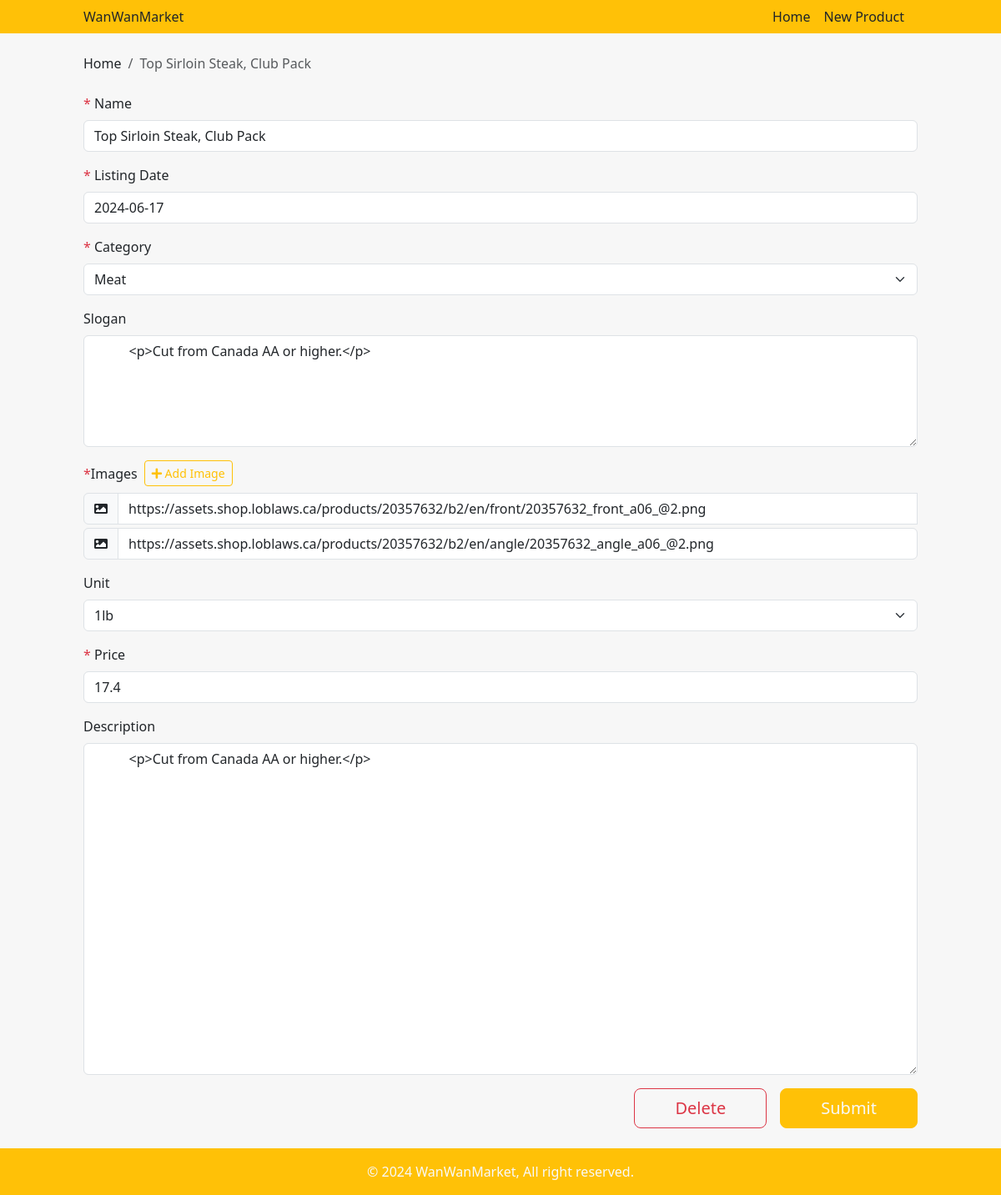
The page /edit.php?id=7 on the database its author committed.
### tables this page shows
CREATE TABLE `products` (
  `id` int(11) NOT NULL,
  `catId` int(11) NOT NULL,
  `name` varchar(150) NOT NULL,
  `images` json NOT NULL,
  `slogan` text,
  `description` text,
  `price` float NOT NULL,
  `unit` enum('1lb','100g','ea') NOT NULL,
  `listingDate` date NOT NULL
);

CREATE TABLE `categories` (
  `id` int(11) NOT NULL,
  `name` varchar(100) NOT NULL
);

### edit.php (the view, shortened to what this page needs)
<?php
require_once('./mysql.php');
$productId = intval($_GET['id']);
$query = 'SELECT c.id AS catId, c.name AS category, p.* FROM products p JOIN categories c ON p.catId = c.id WHERE p.id = ' . $productId;
$result = mysqli_query($connect, $query);
$product = mysqli_fetch_assoc($result);
$query_cat = 'SELECT * FROM categories';
$result_cat = mysqli_query($connect, $query_cat);
?>
<!DOCTYPE html>
<html lang="en">
<head>
  <script src="https://cdn.tailwindcss.com"></script>
  <link rel="stylesheet" type="text/css" href="https://cdn.jsdelivr.net/npm/bootstrap@5.3.3/dist/css/bootstrap.min.css">
  <link rel="stylesheet" type="text/css" href="https://cdnjs.cloudflare.com/ajax/libs/font-awesome/5.15.4/css/all.min.css">
  <link rel="stylesheet" type="text/css" href="./css/styles.css">
</head>
<body>
  <?php include_once('./layout/header.php') ?>
  <main class="container my-4">
    <nav aria-label="breadcrumb">
      <ol class="breadcrumb my-4 flex">
        <li class="breadcrumb-item">
          <a href="./" title="Home">Home</a>
        </li>
        <li class="breadcrumb-item text-capitalize active flex-1 truncate" aria-current="page">
          <?php echo $product['name'] ?>
        </li>
      </ol>
    </nav>
    <form method="post" action="edit.php?id=<?php echo $product['id'] ?>" class="needs-validation" noValidate>
      <div class="mb-3">
        <label for="name" class="form-label required">Name</label>
        <input type="text" class="form-control" id="name" name="name" value="<?php echo ($product['name']) ?>" placeholder="Please enter the product name" required>
      </div>
      <div class="mb-3">
        <label for="listingDate" class="form-label required">Listing Date</label>
        <input class="form-control" id="listingDate" onfocus="(this.type='date')" onblur="(this.type='text')" name="listingDate" placeholder="Please select the product listing date" value="<?php echo $product['listingDate'] ?>" required>
      </div>
      <div class="mb-3">
        <label for="category" class="form-label required">Category</label>
        <select name="category" class="form-select" id="category">
          <?php foreach ($result_cat as $cat) : ?>
            <option <?php echo $product['catId'] === $cat['id'] ? 'selected' : '' ?> value="<?php echo $cat['id'] ?>"><?php echo $cat['name'] ?></option>
          <?php endforeach; ?>
        </select>
      </div>
      <div class="mb-3">
        <label for="slogan" class="form-label">Slogan</label>
        <textarea class="form-control" id="slogan" name="slogan" rows="5" placeholder="Please enter the product slogan">
          <?php echo $product['slogan'] ?>
        </textarea>
      </div>
      <div class="mb-3">
        <label for="images0" class="form-label required flex align-items-center">
          Images
          <span id="image-add" class="ms-2 btn btn-outline-warning btn-sm">
            <i class="fas fa-plus"></i> Add Image
          </span>
        </label>
        <?php $images = json_decode($product['images']); ?>
        <?php for ($i = 0; $i < count($images); $i++) : ?>
          <div class="input-group mb-1">
            <span class="input-group-text">
              <i class="fas fa-image"></i>
            </span>
            <input type="url" class="form-control" id="images<?php echo $i ?>" name="images[]" value="<?php echo $images[$i] ?>" placeholder="Please enter the product image url" <?php echo $i === 0 ? 'required' : '' ?>>
          </div>
        <?php endfor; ?>
      </div>
      <div class="mb-3">
        <label for="unit" class="form-label">Unit</label>
        <select name="unit" class="form-select" id="unit">
          <option <?php echo $product['unit'] === '1lb' ? 'selected' : '' ?> value="1lb">1lb</option>
        </select>
      </div>
      <div class="mb-3">
        <label for="price" class="form-label required">Price</label>
        <input type="number" min="0" step="0.0001" class="form-control" name="price" id="price" value="<?php echo $product['price'] ?>" placeholder="Please enter the product price" required>
      </div>
      <div class="mb-3">
        <label for="description" class="form-label">Description</label>
        <textarea class="form-control" id="description" rows="16" name="description" placeholder="Please enter the product description">
          <?php echo $product['description'] ?>
        </textarea>
      </div>
      <div class="flex justify-content-end">
        <button data-pid="<?php echo $product['id'] ?>" id="product-delete" type="button" class="btn btn-lg btn-outline-danger mr-4 px-5">Delete</button>
        <button type="submit" class="btn btn-lg btn-primary px-5 btn-warning text-light">Submit</button>
      </div>
    </form>
  </main>
  <?php include_once('./layout/footer.php') ?>
</body>
</html>

### css/styles.css (style rules this page uses)
:root { --light: 255, 255, 255; --light-gray: 247, 247, 247; }
body { background-color: rgb(var(--light-gray)); }
.form-label.required:before { content: '* '; color: rgb(var(--bs-danger-rgb)); }
main { min-height: calc(100vh - 56px - 40px - 1.5rem - 1.5rem); }

### rows shown on the page
products: name "Top Sirloin Steak, Club Pack", listingDate "2024-06-17", category "Meat", slogan "<p>Cut from Canada AA or higher.</p>", images "https://assets.shop.loblaws.ca/products/20357632/b2/en/front/20357632_front_a06_@2.png", images "https://assets.shop.loblaws.ca/products/20357632/b2/en/angle/20357632_angle_a06_@2.png", unit "1lb", price "17.4", description "<p>Cut from Canada AA or higher.</p>"
